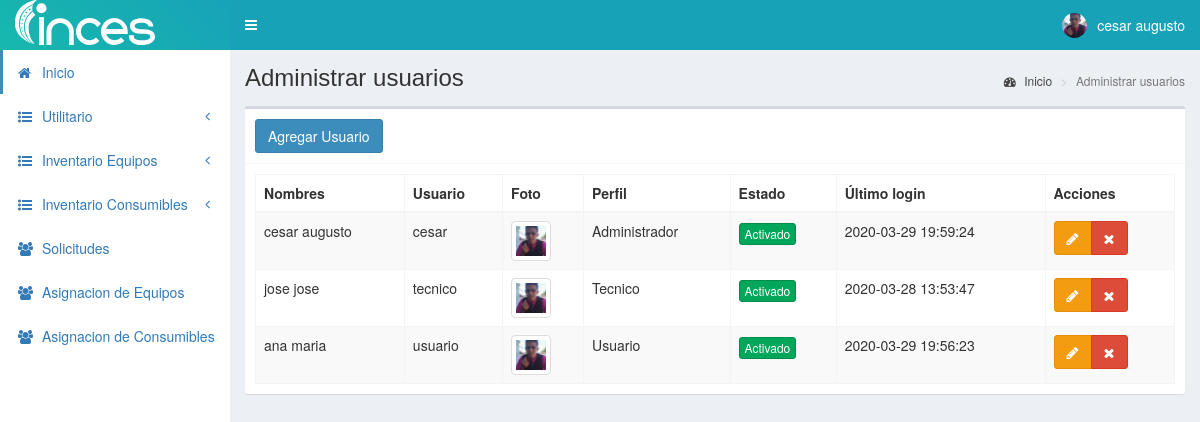
The app's page /usuarios (signed in) with its own data.
### tables this page shows
CREATE TABLE `personal` (
  `id` int(11) NOT NULL,
  `cedula` int(11) NOT NULL,
  `nombres` text NOT NULL,
  `apellidos` text NOT NULL,
  `email` text NOT NULL,
  `telefono` text NOT NULL,
  `direccion` text NOT NULL,
  `fecha_nac` text NOT NULL,
  `cargo` int(11) NOT NULL,
  `departamento` int(11) NOT NULL,
  `estado` text NOT NULL,
  `fecha` timestamp NOT NULL DEFAULT current_timestamp() ON UPDATE current_timestamp()
);

CREATE TABLE `usuarios` (
  `id` int(11) NOT NULL,
  `cedulaf` int(11) NOT NULL,
  `nombre` text NOT NULL,
  `usuario` text NOT NULL,
  `password` text NOT NULL,
  `perfil` text NOT NULL,
  `foto` text NOT NULL,
  `estado` int(11) NOT NULL,
  `ultimo_login` datetime NOT NULL,
  `fecha` timestamp NOT NULL DEFAULT current_timestamp() ON UPDATE current_timestamp()
);

### controladores/plantilla.controlador.php (called while the page is built)
<?php
class ControladorPlantilla{
	static public function ctrPlantilla(){
		include "vistas/plantilla.php";
	}
}

### index.php (called while the page is built, shortened)
<?php
require_once "controladores/plantilla.controlador.php";
require_once "controladores/usuarios.controlador.php";
require_once "controladores/personal.controlador.php";
require_once "controladores/asignacionC.controlador.php";
require_once "modelos/usuarios.modelo.php";
require_once "modelos/personal.modelo.php";
$plantilla = new ControladorPlantilla();
$plantilla -> ctrPlantilla();

### modelos/conexion.php (called while the page is built)
<?php
class Conexion{
	static public function conectar(){
		$link = new PDO("mysql:host=localhost;dbname=pos",
			            "root",
			            "");
		$link->exec("set names utf8");
		return $link;
	}
}

### modelos/personal.modelo.php (called while the page is built, shortened)
<?php
require_once "conexion.php";
class ModeloPersonal{
	static public function mdlMostrarPersonals($tabla, $item, $valor){
		if($item == "id"){
			$stmt = Conexion::conectar()->prepare("SELECT * FROM $tabla WHERE $item = :$item");
			$stmt -> bindParam(":".$item, $valor, PDO::PARAM_INT);
			$stmt -> execute();
			return $stmt -> fetch();
		}else{
			$stmt = Conexion::conectar()->prepare("SELECT * FROM $tabla");
			$stmt -> execute();
			return $stmt -> fetchAll();
		}
	}
}
?>

### controladores/usuarios.controlador.php (called while the page is built, shortened)
<?php
class ControladorUsuarios{
	static public function ctrMostrarUsuarios($item, $valor){
		$tabla = "usuarios";
		$respuesta = ModeloUsuarios::MdlMostrarUsuarios($tabla, $item, $valor);
		return $respuesta;
	}
}

### modelos/usuarios.modelo.php (called while the page is built, shortened)
<?php
require_once "conexion.php";
class ModeloUsuarios{
	static public function mdlMostrarUsuarios($tabla, $item, $valor){
		if($item != null){
			$stmt = Conexion::conectar()->prepare("SELECT * FROM $tabla WHERE $item = :$item");
			$stmt -> bindParam(":".$item, $valor, PDO::PARAM_STR);
			$stmt -> execute();
			return $stmt -> fetch();
		}else{
			$stmt = Conexion::conectar()->prepare("SELECT * FROM $tabla");
			$stmt -> execute();
			return $stmt -> fetchAll();
		}
	}
}

### controladores/personal.controlador.php (called while the page is built, shortened)
<?php
class ControladorPersonals{
	static public function ctrMostrarPersonals($item, $valor){
		$tabla = "personal";
		$respuesta = ModeloPersonal::mdlMostrarPersonals($tabla, $item, $valor);
		return $respuesta;
	}
}

### vistas/modulos/usuarios.php (the view, shortened to what this page needs)
<div class="content-wrapper">
  <section class="content-header">
    <h1>
      Administrar usuarios
    </h1>
    <ol class="breadcrumb">
      <li><a href="inicio"><i class="fa fa-dashboard"></i> Inicio</a></li>
      <li class="active">Administrar usuarios</li>
    </ol>
  </section>
  <section class="content">
    <div class="box">
      <div class="box-header with-border">
        <button class="btn btn-primary" data-toggle="modal" data-target="#modalAgregarUsuario">
          Agregar Usuario
        </button>
      </div>
      <div class="box-body">
       <table class="table table-bordered table-striped dt-responsive tablas" width="100%">
        <thead>
         <tr>
           <th>Nombres</th>
           <th>Usuario</th>
           <th>Foto</th>
           <th>Perfil</th>
           <th>Estado</th>
           <th>Último login</th>
           <th>Acciones</th>
         </tr>
        </thead>
        <tbody>
        <?php
        $item = null;
        $valor = null;
        $usuarios = ControladorUsuarios::ctrMostrarUsuarios($item, $valor);
       foreach ($usuarios as $key => $value){
        $item = "id";
		  	$valor = $value["nombre"];
			  $personal = ControladorPersonals::ctrMostrarPersonals($item, $valor);
          echo ' <tr>
                  <td>'.$personal["nombres"].'</td>
                  <td>'.$value["usuario"].'</td>';
                  if($value["foto"] != ""){
                    echo '<td><img src="'.$value["foto"].'" class="img-thumbnail" width="40px"></td>';
                  }else{
                    echo '<td><img src="vistas/img/usuarios/default/anonymous.png" class="img-thumbnail" width="40px"></td>';
                  }
                  echo '<td>'.$value["perfil"].'</td>';
                  if($value["estado"] != 0){
                    echo '<td><button class="btn btn-success btn-xs btnActivar" idUsuario="'.$value["id"].'" estadoUsuario="0">Activado</button></td>';
                  }else{
                    echo '<td><button class="btn btn-danger btn-xs btnActivar" idUsuario="'.$value["id"].'" estadoUsuario="1">Desactivado</button></td>';
                  }
                  echo '<td>'.$value["ultimo_login"].'</td>
                  <td>
                    <div class="btn-group">
                      <button class="btn btn-warning btnEditarUsuario" idUsuario="'.$value["id"].'" data-toggle="modal" data-target="#modalEditarUsuario"><i class="fa fa-pencil"></i></button>
                      <button class="btn btn-danger btnEliminarUsuario" idUsuario="'.$value["id"].'" fotoUsuario="'.$value["foto"].'" usuario="'.$value["usuario"].'"><i class="fa fa-times"></i></button>
                    </div>
                  </td>
                </tr>';
        }
        ?>
        </tbody>
       </table>
      </div>
    </div>
  </section>
</div>

### vistas/plantilla.php (shortened to what this page needs)
<!DOCTYPE html>
<html>
<head>
  <link rel="stylesheet" href="vistas/bower_components/bootstrap/dist/css/bootstrap.min.css">
  <link rel="stylesheet" href="vistas/bower_components/font-awesome/css/font-awesome.min.css">
  <link rel="stylesheet" href="vistas/bower_components/Ionicons/css/ionicons.min.css">
  <link rel="stylesheet" href="vistas/dist/css/AdminLTE.css">
  <link rel="stylesheet" href="vistas/dist/css/skins/_all-skins.min.css">
  <link rel="stylesheet" href="vistas/plugins/sweetalert2/italic.js">
  <link rel="stylesheet" href="vistas/bower_components/datatables.net-bs/css/dataTables.bootstrap.min.css">
  <link rel="stylesheet" href="vistas/bower_components/datatables.net-bs/css/responsive.bootstrap.min.css">
  <link rel="stylesheet" href="vistas/plugins/iCheck/all.css">
</head>
<body class="hold-transition skin-blue  sidebar-mini login-page">
  <?php
  if(isset($_SESSION["iniciarSesion"]) && $_SESSION["iniciarSesion"] == "ok"){
   echo '<div class="wrapper">';
    include "modulos/cabezote.php";
    if($_SESSION["iniciarSesion"] == "ok" && $_SESSION["perfil"] == "Administrador"){
    include "modulos/menu.php";
    }else{
      include "modulos/menu2.php";
    }
    if(isset($_GET["ruta"])&& $_SESSION["perfil"] == "Administrador"){
      if($_GET["ruta"] == "inicio" ||
         $_GET["ruta"] == "usuarios" ||
         $_GET["ruta"] == "categorias" ||
         $_GET["ruta"] == "categoriasC" ||
         $_GET["ruta"] == "departamentos" ||
         $_GET["ruta"] == "cargos" ||
         $_GET["ruta"] == "personal" ||
         $_GET["ruta"] == "tipos" ||
         $_GET["ruta"] == "tiposC" ||
         $_GET["ruta"] == "marcas" ||
         $_GET["ruta"] == "modelo" ||
         $_GET["ruta"] == "marcasC" ||
         $_GET["ruta"] == "modeloC" ||
         $_GET["ruta"] == "productos" ||
         $_GET["ruta"] == "equipos" ||
         $_GET["ruta"] == "consumibles" ||
         $_GET["ruta"] == "solicitudes" ||
         $_GET["ruta"] == "asignaciones" ||
         $_GET["ruta"] == "asignacionesC" ||
         $_GET["ruta"] == "salir"){
        include "modulos/".$_GET["ruta"].".php";
      }else{
        include "modulos/404.php";
      }
    }if(isset($_GET["ruta"])&& $_SESSION["perfil"] == "Usuario"){
      if($_GET["ruta"] == "inicio" ||
      $_GET["ruta"] == "usuarios" ||
      $_GET["ruta"] == "equipos" ||
      $_GET["ruta"] == "solicitudes" ||
      $_GET["ruta"] == "salir"){
     include "modulos/".$_GET["ruta"].".php";
   }else{
    echo '<script>alert("no tienes permiso")</script>';
    include "modulos/inicio.php";
   }
    }else {
    }
    echo '</div>';
  }else{
    include "modulos/login.php";
  }
  ?>
</body>
</html>

### vistas/modulos/cabezote.php (shortened to what this page needs)
<header class="main-header">
<a href="inicio" class="logo">
	<span class="logo-lg">
		<img src="vistas/img/plantilla/logo-blanco-lineal.svg" style="height:45px" class="img-responsive" style="padding:10px 0px">
	</span>
</a>
<nav class="navbar navbar-static-top" role="navigation">
 	<a href="#" class="sidebar-toggle" data-toggle="push-menu" role="button">
     	</a>
	<div class="navbar-custom-menu">
		<ul class="nav navbar-nav">
			<li class="dropdown user user-menu">
				<a href="#" class="dropdown-toggle" data-toggle="dropdown">
				<?php
				if($_SESSION["foto"] != ""){
					echo '<img src="'.$_SESSION["foto"].'" class="user-image">';
				}else{
					echo '<img src="vistas/img/usuarios/default/anonymous.png" class="user-image">';
				}
				?>
                     <?php  $tabla = "personal";
                            $item = "id";
                            $valor = $_SESSION["nombre"];
						   $respuesta1 = ModeloPersonal::MdlMostrarPersonals($tabla, $item, $valor);
						   ?>
					<span class="hidden-xs"><?php  echo $respuesta1["nombres"] ?></span>
				</a>
			</li>
		</ul>
	</div>
</nav>
</header>

### vistas/modulos/menu.php (shortened to what this page needs)
<aside class="main-sidebar">
	 <section class="sidebar">
		<ul class="sidebar-menu">
			<li class="active">
				<a href="inicio">
					<i class="fa fa-home"></i>
					<span>Inicio</span>
				</a>
			</li>
			 <li class="treeview">
<a href="#">
	<i class="fa fa-list-ul"></i>
	<span>Utilitario</span>
	<span class="pull-right-container">
		<i class="fa fa-angle-left pull-right"></i>
	</span>
</a>
</li>
			<li class="treeview">
				<a href="#">
					<i class="fa fa-list-ul"></i>
					<span>Inventario Equipos</span>
					<span class="pull-right-container">
						<i class="fa fa-angle-left pull-right"></i>
					</span>
				</a>
      </li>
	  <li class="treeview">
<a href="#">
	<i class="fa fa-list-ul"></i>
	<span>Inventario Consumibles</span>
	<span class="pull-right-container">
		<i class="fa fa-angle-left pull-right"></i>
	</span>
</a>
</li>
		        <li>
                 <a href="solicitudes">
	                <i class="fa fa-users"></i>
	                <span>Solicitudes</span>
                  </a>
             </li>
			 <li>
                 <a href="asignaciones">
	                <i class="fa fa-users"></i>
	                <span>Asignacion de Equipos</span>
                  </a>
             </li>
			 <li>
                 <a href="asignacionesC">
	                <i class="fa fa-users"></i>
	                <span>Asignacion de Consumibles</span>
                  </a>
             </li>
		</ul>
	 </section>
</aside>

### records on screen
personal: nombres "cesar augusto"
usuarios: personal.nombres "cesar augusto", usuario "cesar", foto (picture), perfil "Administrador", ultimo_login "2020-03-29 19:59:24"
usuarios: personal.nombres "jose jose", usuario "tecnico", foto (picture), perfil "Tecnico", ultimo_login "2020-03-28 13:53:47"
usuarios: personal.nombres "ana maria", usuario "usuario", foto (picture), perfil "Usuario", ultimo_login "2020-03-29 19:56:23"
